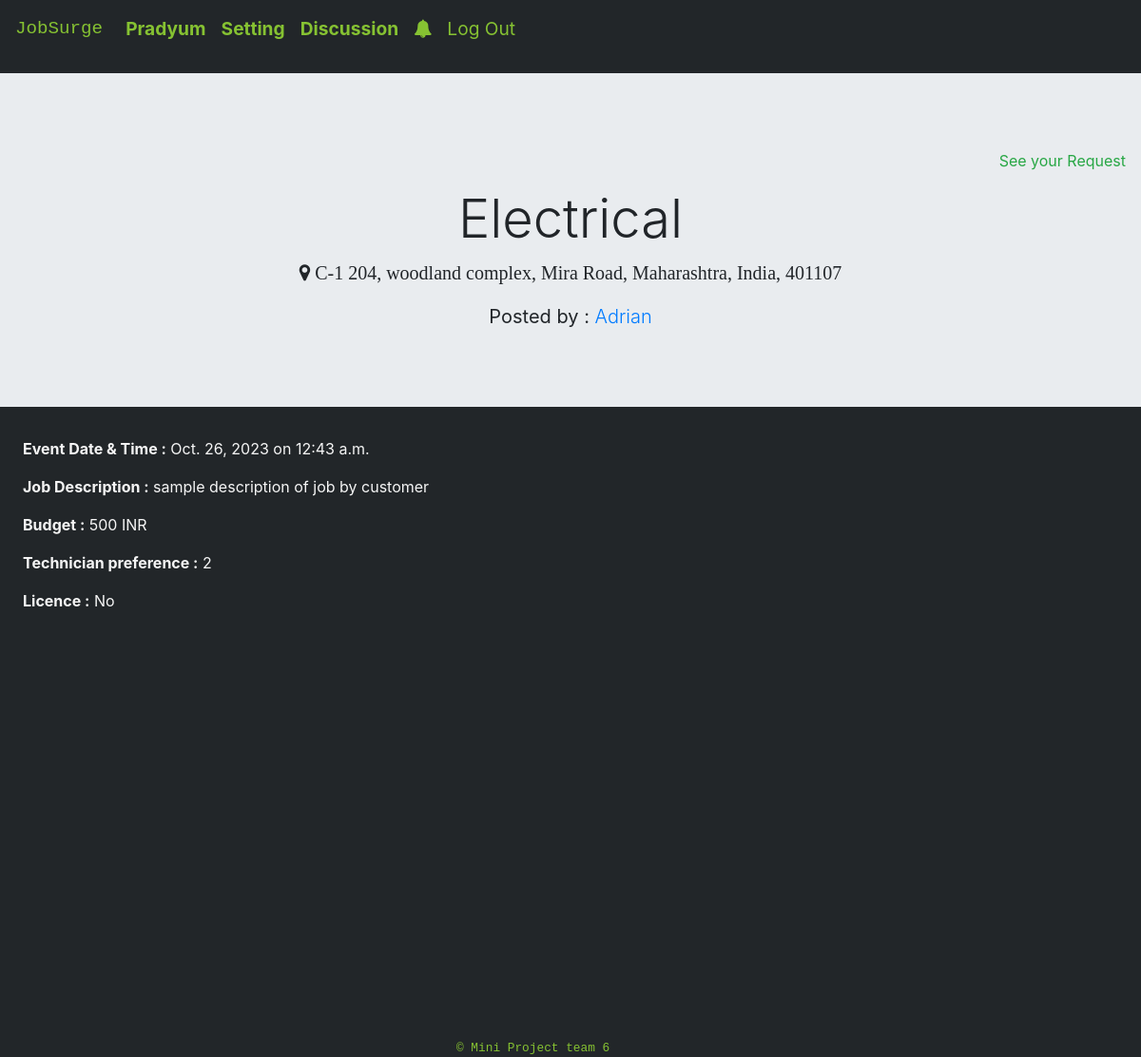
The app's page /advertisement/job-profile/Electrical-4 (signed in) with its own data.
### account/models.py (models this page shows, shortened)
class User(AbstractUser):
    username = models.CharField(max_length = 50, blank = False, null = False, unique = True)
    email = models.EmailField(validators=[EmailValidator],unique = True,blank = False)
    role = models.CharField(max_length = 50,blank = False, null = False,default ="role")
    is_technician = models.BooleanField('Technician', default=False)
    is_customer = models.BooleanField('Customer', default=False)
    USERNAME_FIELD = 'email'
    REQUIRED_FIELDS = ['username','role']
    objects = UserManager()

### advertisement/models.py (models this page shows, shortened)
class Job(models.Model):
    Customer = models.ForeignKey('account.User',on_delete=models.CASCADE,related_name="Customer")
    Job_type = models.CharField(max_length = 50, null = False, blank = False,choices=job_type_choices,default=job_type_choices)
    Description = models.CharField(max_length = 500, blank = True, null = False)
    Location = models.ForeignKey(SavedAddress,on_delete=models.SET_NULL,related_name="jobLocation",null=True)
    Date = models.DateField("Required Date",default=datetime.today().strftime('%Y-%m-%d'))
    Time = models.TimeField("Required Time",default=datetime.now)
    Priority = models.CharField(max_length = 10,null=False,blank=False,choices=priority_type_choices,default=priority_type_choices[0][0])
    Amount = models.DecimalField(max_digits=6, decimal_places=0,default=50)
    Currency = models.CharField(max_length=15,default ="USD")
    Technician_experience_preference = models.IntegerField(default=0)
    Licence = models.BooleanField('Licence',default=False)
    Status = models.CharField(max_length = 50,choices=job_status,default=job_status[0][0])
    objects = JobManager()

class SavedAddress(models.Model):
    User = models.ForeignKey('account.User',on_delete=models.CASCADE,related_name="savedAddress")
    Line1 = models.CharField(max_length = 80, blank = False,default="line 1")
    Line2 = models.CharField(max_length = 80, blank = True,default="line 2")
    City = models.CharField(max_length = 80, blank = False,default="city")
    State = models.CharField(max_length = 80, blank = False,default="state")
    Country = models.CharField(max_length = 80, blank = False,default="country")
    Zipcode = models.IntegerField(blank = False,default=0)
    objects = SavedAddressManager()

### advertisement/views.py (the view)
# urls.py: path("job-profile/<slug:type>-<int:id>", views.job_profile, name="job_profile"),
def job_profile(request,**args):
    if request.user.is_authenticated:
        job_id = args["id"]
        request_sent = check_job_request_sent(request,job_id)
        inst = Job.objects.get(id=job_id)
        loc = inst.Location
        return render(request,"advertisement/job-profile.html",{
            "job":inst,
            "location":loc,
            'request_sent':request_sent,
            })
    else:
        return HttpResponseRedirect(reverse("account:login"))

### advertisement/notification_custom_processor.py (called while the page is built)
def notification_check(request):
    try:
        count = account.models.Notification.objects.filter(User=request.user,Checked=False).count()
    except:
        count = 0
    return{'not_checked_notifications_count':count }

def discussion_check(request):
    try:
        count = account.models.Discussion.objects.filter(User=request.user,Checked=False).count()
    except:
        count = 0
    return{'not_checked_discussions_count':count }

def appointment_expiry_check(request):
    today = date.today()
    jobresponse_id = advertisement.models.Appointment.objects.all().values("Jobresponse")
    jobresponse =advertisement.models.JobResponse.objects.filter(Date__lt =today-timedelta(days=7)).filter(id__in = jobresponse_id)
    appointments = advertisement.models.Appointment.objects.all().filter(Jobresponse__id__in=jobresponse)
    jobs = advertisement.models.Job.objects.filter(id__in=appointments.values_list("Job",flat=True))
    jobs.update(Status = "Closed")
    jobs.delete()
    return{'Delete':True }

def google_key(request):
    return {'google_key': settings.GOOGLE_KEY}

### advertisement/views.py (called while the page is built)
def check_job_request_sent(request,job_id):
    job_instance = Job.objects.get(id=job_id)
    if JobRequest.objects.filter(Technician = request.user, Job=job_instance).exists():
        return True
    return False

### advertisement/templates/advertisement/job-profile.html (shortened to what this page needs)
{% extends "layout.html" %}
{% load static %}
{% block body %}
<div class="job-profile" id="job-profile-{{job.id}}">
  <div class="jumbotron jumbotron-fluid" id="job-profile">
    <p class=" p-2 m-2 text-right">
      {% if user.is_technician%}
        {%if request_sent %}
            <a class="text-success" href=/account/discussion#headline-{{job.id}}>See your Request</a>
        {%else%}
            {% if job.Status == "OPEN" or job.Status == "Open" %}
                <a class="btn btn-primary"type="button"  href=/advertisement/job-application/{{job.id}}>Apply</a>
            {%else%}
                <a class="btn" type="button"  disabled>This Job is {{job.Status}}</a>
            {%endif%}
        {%endif%}
        {%endif%}
    </p>
    <h1 class="display-4 text-center">
          {{job.Job_type|title}}
    </h1>
    <p class="lead text-center">
      <i class="fa fa-map-marker" >
        {% if location %}
        {{location.Line1}},
        {%if location.Line2 %}
            {{location.Line2}},
        {%endif%}
         {{location.City}}, {{location.State}}, {{location.Country}}, {{location.Zipcode}}
        {%endif%}
    </i>
    </p>
    <p class="lead text-center">
      <strong>Posted by :</strong>
        <a href="/account/profile/{{job.Customer.username}}-{{job.Customer.id}}">{{job.Customer.username}}</a>
    </p>
    </div>
    </div>
    <div class ="about ms-sm-auto  px-md-4 ">
      <p>
        <strong>Event Date & Time :</strong>
        {{job.Date}} on {{job.Time}}
      </p>
      <p>
        <strong>Job Description :</strong>
        {{job.Description}}
      </p>
      <p>
        <strong>Budget :</strong>
        {{job.Amount}} {{job.Currency}}
      </p>
      <p>
        <strong>Technician preference :</strong>
        {{job.Technician_experience_preference}}
      </p>
      <p>
        <strong>Licence :</strong>
        {% if job.Licence %}
        yes
        {%else%}
        No
        {%endif%}
      </p>
    </div>
    <div class=" p-1 m-3" id ="Apply">
      </div>
  {%endblock%}

### templates/layout.html (shortened to what this page needs)
{% load static %}
<!DOCTYPE html>
<html lang="en">
    <head>
        <link rel="stylesheet" href="https://stackpath.bootstrapcdn.com/bootstrap/4.4.1/css/bootstrap.min.css">
        <link rel="stylesheet" href="https://stackpath.bootstrapcdn.com/bootstrap/4.3.1/css/bootstrap.min.css">
        <link rel="stylesheet" type="text/css" href="{% static 'account/style.css' %}">
        <link rel="stylesheet" href="https://cdnjs.cloudflare.com/ajax/libs/font-awesome/4.7.0/css/font-awesome.min.css">
</head>
    <body>
        <nav class="navbar navbar-dropdown navbar-fixed-top  navbar-expand-lg navbar-light flex-row d-flex bd-highlight mb-3" id="main-nav">
            <a class="navbar-brand text-monospace" id = "logo" href="{% url 'advertisement:index' %}">JobSurge</a>
            <div class="collapse navbar-collapse" id="main">
              <ul class="navbar-nav mr-auto">
                {% if user.is_authenticated %}
                    <li class="nav-item active">
                        <a class="nav-link" href="{% url 'advertisement:user_account' username=user.username|slugify  %}"><strong>{{ user.username |title}}</strong>
                            <span class="sr-only">(current)</span></a>
                    </li>
                    <li class="nav-item">
                        <a class="nav-link" href="{% url 'account:account' %}">
                            <strong>Setting</strong>
                        </a>
                    </li>
                    <li class="nav-item">
                        <a class="nav-link " id="discussion"  href="{% url 'account:discussion' %}">
                            <span >
                                <strong>Discussion</strong>
                            </span>
                        </a>
                    </li>
                    <li class="nav-item">
                        <a class="nav-link " id="notification"  href="{% url 'account:notification' %}">
                            <span >
                                <strong  class="fa fa-bell"></strong>
                            </span>
                        </a>
                    </li>
                    <li class="nav-item">
                        <a class="nav-link" href="{% url 'account:logout' %}">Log Out</a>
                    </li>
                {% endif %}
              </ul>
            </div>
          </nav>
        <div class="body">
            {% block body %}
            {% endblock %}
        </div>
    </body>
      <footer id ="footer" class="mx-auto ">
        <small class=" text-monospace"> &#169; Mini Project team 6 </small>
   </footer>
</html>

### account/static/account/style.css (style rules this page uses)
body { background-color: #222629 !important; }
.active { color:#89532f; }
#footer small { position: sticky; left:40%; right:0; bottom: 0; }
#footer { position: relative; margin-top:35% !important; color: #86C232; }
a.nav-link { font-size: 1.2rem; }
nav#main-nav { background-color:#222629 ; }
nav#main-nav a { color: #86C232; font-size: 1.2rem; }
.about,#Contact { color:whitesmoke; }

### records on screen
User: username "Pradyum"
Job: Job_type "Electrical", Customer.username "Adrian", Date "Oct. 26, 2023", Time "12:43 a.m.", Description "sample description of job by customer", Amount "500", Currency "INR", Technician_experience_preference "2"
SavedAddress: Line1 "C-1 204", Line2 "woodland complex", City "Mira Road", State "Maharashtra", Country "India", Zipcode "401107"
